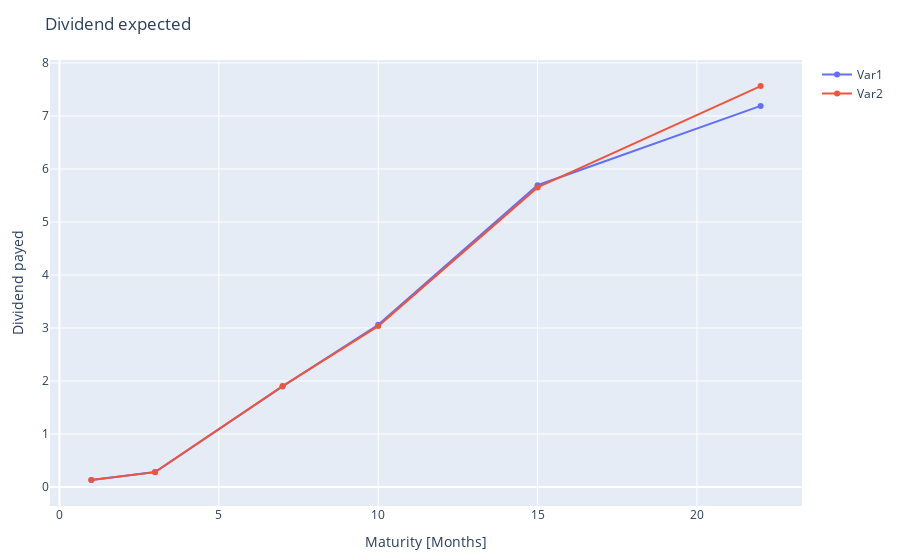

Write notebook code for a chart like this one.
### Code cell
function PlotDividends(Maturities, Divid, Divid_VAR)
    Div = PlotlyJS.scatter(;x=Maturities, y=Divid,     mode="markers+lines", name="Var1" )
    Var = PlotlyJS.scatter(;x=Maturities, y=Divid_VAR, mode="markers+lines", name="Var2" )
    layout = Layout(title="Dividend expected", yaxis_title="Dividend payed", xaxis_title="Maturity [Months]")
    return PlotlyJS.plot([Div,Var], layout)
end

PlotDividends(Maturities, Dividends, Dividends_VAR)

### Figure 1 — Plotly figure (JSON) as saved in the notebook; plotly's stock layout.template omitted (floating-point values rounded to 4 significant figures)
{"data": [{"mode": "markers+lines", "name": "Var1", "type": "scatter", "x": [1, 3, 7, 10, 15, 22], "y": [0.1348, 0.2837, 1.898, 3.061, 5.694, 7.19]}, {"mode": "markers+lines", "name": "Var2", "type": "scatter", "x": [1, 3, 7, 10, 15, 22], "y": [0.1339, 0.2812, 1.904, 3.036, 5.652, 7.565]}], "layout": {"margin": {"b": 50, "l": 50, "r": 50, "t": 60}, "title": "Dividend expected", "xaxis": {"title": {"text": "Maturity [Months]"}}, "yaxis": {"title": {"text": "Dividend payed"}}}}
